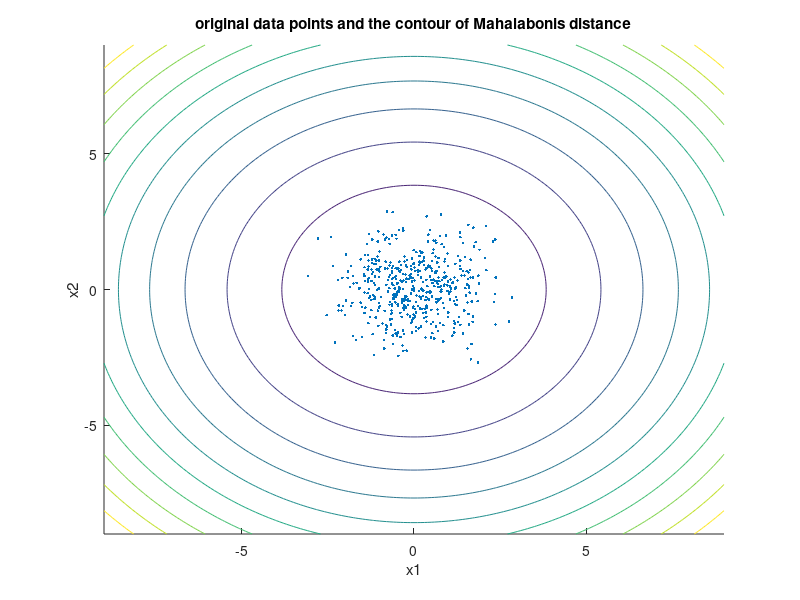
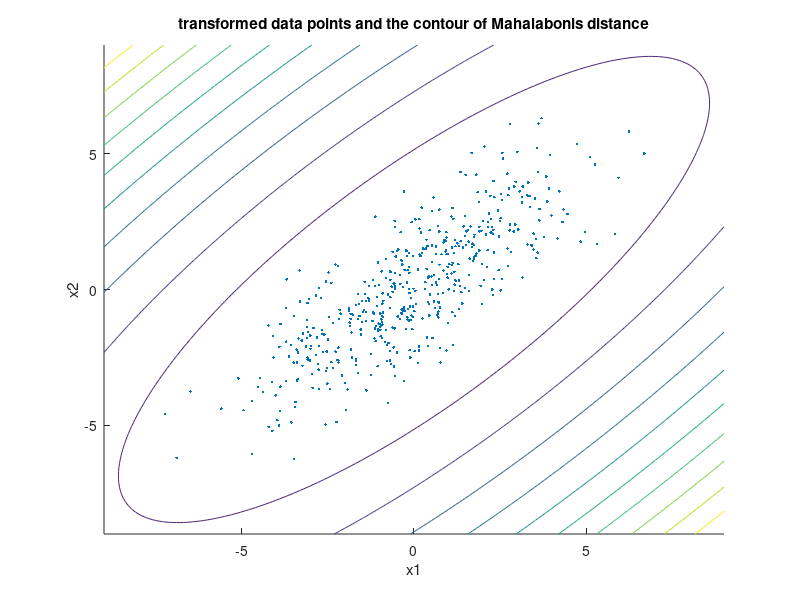
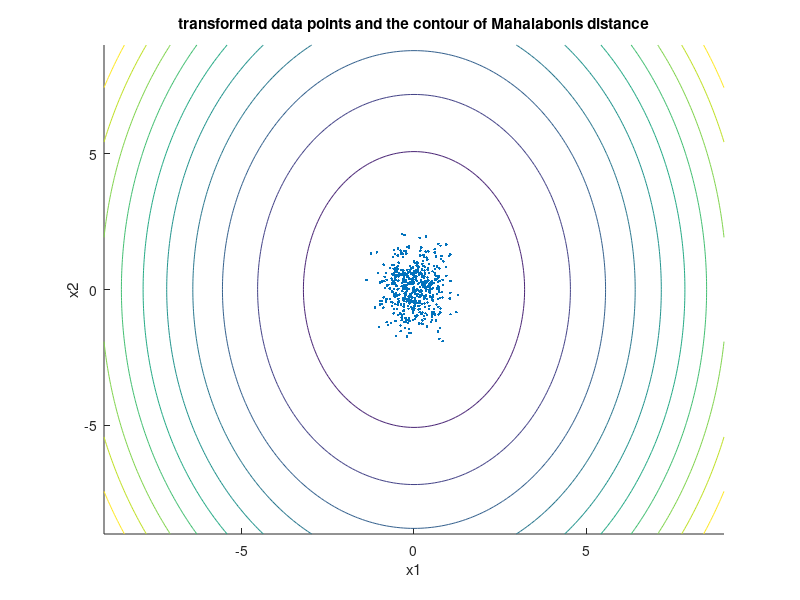

These figures' MATLAB source, in order:
clear
clc
%%%%%%%ECE175 hw2 problem 2
%%(a)generate 500 points of 2-D Gaussian distribution with zero mean and
%%unit covariance
%number of datapoints
n=500;
%variable x1
x1=randn(n,1);
%variable x2
x2=randn(n,1);

%%%%check the covariance

%first, check the mean and variance of the variable x1 and x2
x1_bar=mean(x1);
%return the value of -0.0897, which is close to 0
x2_bar=mean(x2);
%return the value of -0.0466, which is close to 0
var_x1=sum((x1 - x1_bar).*(x1 - x1_bar))/(length(x1) - 1);
%return the value of 1.0578, which is close to 1
var_x2=sum((x2 - x2_bar).*(x2 - x2_bar))/(length(x2) - 1);
%return the value of 0.9508, which is close to 1

%second, check the covariance, cov(x1,x2)
%return the value of -0.0195, which is close to 0,implying that the varaible x1 and x2 is independent
cov_x1_x2=sum((x1 - x1_bar).*(x2 - x2_bar))/(n - 1);
%third, build the covariance matrix 
cov_matrix=cov(x1,x2);
%return the covariance matrix
% covariance =
% 
%     1.0578    -0.0195
%     -0.0195    0.9508
%it is close to an identity covariance matrix, which is
%     1     0
%     0     1

%plot the generated points
figure
scatter(x1,x2,'.black')
hold on
%plot the contour of mahalabonis distance
[fx1,fx2]=meshgrid(-9:0.1:9);
z=fx1.^2+fx2.^2;
contour(fx1,fx2,z)
title('original data points and the contour of Mahalabonis distance');
xlabel('x1');
ylabel('x2');

%%%(b)apply the transformation to the points
%obtain the new covariance matrix
T=[cos(pi/4) -sin(pi/4);sin(pi/4) cos(pi/4)]*[3 0;0 1];
new_cov_y=T*cov_matrix*T';
new_cov_y_truth=T*T';
inv_new_cov=inv(new_cov_y_truth);
X=[x1';x2'];
new_X=T*X;
figure
scatter(new_X(1,:),new_X(2,:),'.black')
hold on
[fx1,fx2]=meshgrid(-9:0.1:9);
z=inv_new_cov(1,1).*fx1.^2+inv_new_cov(2,2).*fx2.^2+(inv_new_cov(1,2)+inv_new_cov(2,1)).*fx1.*fx2;
contour(fx1,fx2,z)
title('transformed data points and the contour of Mahalabonis distance');
xlabel('x1');
ylabel('x2');

%%%(c)
A=[5 0;0 2];
new_cov_z_truth=inv(A);
T=new_cov_z_truth^(1/2);
new_X=T*X;
figure
scatter(new_X(1,:),new_X(2,:),'.black')
hold on
[fx1,fx2]=meshgrid(-9:0.1:9);
z=A(1,1).*fx1.^2+A(2,2).*fx2.^2+(A(1,2)+A(2,1)).*fx1.*fx2;
contour(fx1,fx2,z)
title('transformed data points and the contour of Mahalabonis distance');
xlabel('x1');
ylabel('x2');

